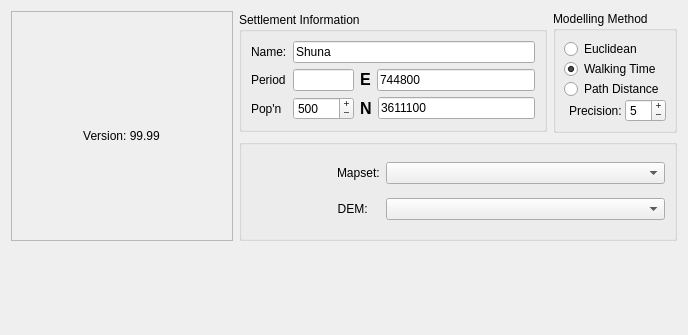
     <widget class="QWidget" name="main_tab">
      <attribute name="title">
       <string>Main</string>
      </attribute>
      <layout class="QGridLayout">
       <item row="0" column="0" rowspan="2">
        <widget class="QFrame" name="frame_2">
         <property name="sizePolicy">
          <sizepolicy hsizetype="Fixed" vsizetype="Fixed">
           <horstretch>0</horstretch>
           <verstretch>0</verstretch>
          </sizepolicy>
         </property>
         <property name="minimumSize">
          <size>
           <width>222</width>
           <height>230</height>
          </size>
         </property>
         <property name="toolTip">
          <string>&lt;html&gt;&lt;head&gt;&lt;meta name=&quot;qrichtext&quot; content=&quot;1&quot; /&gt;&lt;style type=&quot;text/css&quot;&gt;
p, li { white-space: pre-wrap; }
&lt;/style&gt;&lt;/head&gt;&lt;body style=&quot; font-family:'Sans Serif'; font-size:9pt; font-weight:400; font-style:normal; text-decoration:none;&quot;&gt;
&lt;p style=&quot; margin-top:0px; margin-bottom:0px; margin-left:0px; margin-right:0px; -qt-block-indent:0; text-indent:0px;&quot;&gt;&lt;span style=&quot; font-size:10pt; font-weight:600;&quot;&gt;To learn more about a feature or field in Landuse Analyst, you can do one of four things.&lt;/span&gt;&lt;/p&gt;
&lt;p style=&quot; margin-top:0px; margin-bottom:0px; margin-left:0px; margin-right:0px; -qt-block-indent:0; text-indent:0px;&quot;&gt;1. &lt;span style=&quot; font-size:10pt; color:#0000ff;&quot;&gt;Hover over it&lt;/span&gt; with your mouse arrow for a brief description (like you are doing now to see this)&lt;/p&gt;
&lt;p style=&quot; margin-top:0px; margin-bottom:0px; margin-left:0px; margin-right:0px; -qt-block-indent:0; text-indent:0px;&quot;&gt;2. Click the &lt;span style=&quot; font-size:12pt; font-weight:600; color:#0000ff;&quot;&gt;?&lt;/span&gt; in the top right of the main window and then click on the item you want detailed help for.&lt;/p&gt;
&lt;p style=&quot; margin-top:0px; margin-bottom:0px; margin-left:0px; margin-right:0px; -qt-block-indent:0; text-indent:0px;&quot;&gt; Click anywhere to make the help box go away.&lt;/p&gt;
&lt;p style=&quot; margin-top:0px; margin-bottom:0px; margin-left:0px; margin-right:0px; -qt-block-indent:0; text-indent:0px;&quot;&gt;3. RIght Click on the thing you want help for.  If there is detailed help for it, you will see a &lt;span style=&quot; font-weight:600; color:#0000ff;&quot;&gt;What is this?&lt;/span&gt; option that you can then click on.  Again, you can click anywhere to make the help box go away.&lt;/p&gt;
&lt;p style=&quot; margin-top:0px; margin-bottom:0px; margin-left:0px; margin-right:0px; -qt-block-indent:0; text-indent:0px;&quot;&gt;4. Go to the &lt;span style=&quot; font-weight:600; color:#0000ff;&quot;&gt;Help&lt;/span&gt; &lt;span style=&quot; font-weight:600; color:#0000ff;&quot;&gt;Tab&lt;/span&gt; and click on the item you want help with on the left for an even more detailed description of what things are and how they work&lt;/p&gt;&lt;/body&gt;&lt;/html&gt;</string>
         </property>
         <property name="whatsThis">
          <string>&lt;html&gt;&lt;head&gt;&lt;meta name=&quot;qrichtext&quot; content=&quot;1&quot; /&gt;&lt;style type=&quot;text/css&quot;&gt;
p, li { white-space: pre-wrap; }
&lt;/style&gt;&lt;/head&gt;&lt;body style=&quot; font-family:'Sans Serif'; font-size:9pt; font-weight:400; font-style:normal; text-decoration:none;&quot;&gt;
&lt;p style=&quot; margin-top:0px; margin-bottom:0px; margin-left:0px; margin-right:0px; -qt-block-indent:0; text-indent:0px;&quot;&gt;Landuse Analyst is a program that attempts to identify how much of the land surrounding an archaeological site would have been needed to sustain its population. &lt;a href=&quot;http://www.arkygeek.com/&quot;&gt;&lt;span style=&quot; text-decoration: underline; color:#0000ff;&quot;&gt;Land Analyst&lt;/span&gt;&lt;/a&gt;, is Free Open Source Software (FOSS). That means that this program is free software; you can redistribute it and/or modify it under the terms of the GNU General Public License as published by the Free Software Foundation; either version 2 of the License, or (at your option) any later version. &lt;/p&gt;
&lt;p style=&quot;-qt-paragraph-type:empty; margin-top:0px; margin-bottom:0px; margin-left:0px; margin-right:0px; -qt-block-indent:0; text-indent:0px;&quot;&gt;&lt;/p&gt;
&lt;p style=&quot; margin-top:0px; margin-bottom:0px; margin-left:0px; margin-right:0px; -qt-block-indent:0; text-indent:0px;&quot;&gt;This program is distributed in the hope that it will be useful, but WITHOUT ANY WARRANTY; without even the implied warranty of MERCHANTABILITY or FITNESS FOR A PARTICULAR PURPOSE. See the GNU General Public License for more details. &lt;/p&gt;&lt;/body&gt;&lt;/html&gt;</string>
         </property>
         <property name="frameShape">
          <enum>QFrame::StyledPanel</enum>
         </property>
         <property name="frameShadow">
          <enum>QFrame::Raised</enum>
         </property>
         <layout class="QGridLayout">
          <item row="0" column="0">
           <widget class="QLabel" name="label_17">
            <property name="sizePolicy">
             <sizepolicy hsizetype="Fixed" vsizetype="Fixed">
              <horstretch>0</horstretch>
              <verstretch>0</verstretch>
             </sizepolicy>
            </property>
            <property name="text">
             <string/>
            </property>
            <property name="pixmap">
             <pixmap resource="resources.qrc">:/la_icon.png</pixmap>
            </property>
            <property name="scaledContents">
             <bool>false</bool>
            </property>
           </widget>
          </item>
          <item row="1" column="0">
           <widget class="QLabel" name="lblVersion">
            <property name="text">
             <string>Version: 99.99</string>
            </property>
            <property name="alignment">
             <set>Qt::AlignCenter</set>
            </property>
           </widget>
          </item>
         </layout>
        </widget>
       </item>
       <item row="0" column="1">
        <widget class="QGroupBox" name="groupBoxManualSiteEntry">
         <property name="sizePolicy">
          <sizepolicy hsizetype="Preferred" vsizetype="Fixed">
           <horstretch>0</horstretch>
           <verstretch>0</verstretch>
          </sizepolicy>
         </property>
         <property name="toolTip">
          <string>&lt;html&gt;&lt;head&gt;&lt;meta name=&quot;qrichtext&quot; content=&quot;1&quot; /&gt;&lt;style type=&quot;text/css&quot;&gt;
p, li { white-space: pre-wrap; }
&lt;/style&gt;&lt;/head&gt;&lt;body style=&quot; font-family:'Sans Serif'; font-size:9pt; font-weight:400; font-style:normal; text-decoration:none;&quot;&gt;
&lt;p style=&quot; margin-top:0px; margin-bottom:0px; margin-left:0px; margin-right:0px; -qt-block-indent:0; text-indent:0px;&quot;&gt;The information entered here will be inserted as Meta-Data into the resulting maps.  However, Name and Period are optional.&lt;/p&gt;&lt;/body&gt;&lt;/html&gt;</string>
         </property>
         <property name="whatsThis">
          <string>&lt;html&gt;&lt;head&gt;&lt;meta name=&quot;qrichtext&quot; content=&quot;1&quot; /&gt;&lt;style type=&quot;text/css&quot;&gt;
p, li { white-space: pre-wrap; }
&lt;/style&gt;&lt;/head&gt;&lt;body style=&quot; font-family:'Sans Serif'; font-size:9pt; font-weight:400; font-style:normal; text-decoration:none;&quot;&gt;
&lt;p style=&quot; margin-top:0px; margin-bottom:0px; margin-left:0px; margin-right:0px; -qt-block-indent:0; text-indent:0px;&quot;&gt;The name of the site, it's period, and the estimated population.&lt;/p&gt;&lt;/body&gt;&lt;/html&gt;</string>
         </property>
         <property name="title">
          <string>Settlement Information</string>
         </property>
         <property name="checkable">
          <bool>false</bool>
         </property>
         <property name="checked">
          <bool>false</bool>
         </property>
         <layout class="QGridLayout">
          <item row="0" column="1" colspan="2">
           <widget class="QLineEdit" name="lineEditSiteName">
            <property name="sizePolicy">
             <sizepolicy hsizetype="Preferred" vsizetype="Fixed">
              <horstretch>2</horstretch>
              <verstretch>0</verstretch>
             </sizepolicy>
            </property>
            <property name="toolTip">
             <string>&lt;html&gt;&lt;head&gt;&lt;meta name=&quot;qrichtext&quot; content=&quot;1&quot; /&gt;&lt;style type=&quot;text/css&quot;&gt;
p, li { white-space: pre-wrap; }
&lt;/style&gt;&lt;/head&gt;&lt;body style=&quot; font-family:'Sans Serif'; font-size:9pt; font-weight:400; font-style:normal; text-decoration:none;&quot;&gt;
&lt;p style=&quot; margin-top:0px; margin-bottom:0px; margin-left:0px; margin-right:0px; -qt-block-indent:0; text-indent:0px;&quot;&gt;Enter the name of the site you are modelling here. &lt;/p&gt;&lt;/body&gt;&lt;/html&gt;</string>
            </property>
            <property name="text">
             <string>Shuna</string>
            </property>
           </widget>
          </item>
          <item row="2" column="1">
           <widget class="QSpinBox" name="sbPopulation">
            <property name="sizePolicy">
             <sizepolicy hsizetype="Fixed" vsizetype="Fixed">
              <horstretch>0</horstretch>
              <verstretch>0</verstretch>
             </sizepolicy>
            </property>
            <property name="toolTip">
             <string>&lt;html&gt;&lt;head&gt;&lt;meta name=&quot;qrichtext&quot; content=&quot;1&quot; /&gt;&lt;style type=&quot;text/css&quot;&gt;
p, li { white-space: pre-wrap; }
&lt;/style&gt;&lt;/head&gt;&lt;body style=&quot; font-family:'Sans Serif'; font-size:9pt; font-weight:400; font-style:normal; text-decoration:none;&quot;&gt;
&lt;p style=&quot; margin-top:0px; margin-bottom:0px; margin-left:0px; margin-right:0px; -qt-block-indent:0; text-indent:0px;&quot;&gt;Estimated population of the settlement (required)&lt;/p&gt;&lt;/body&gt;&lt;/html&gt;</string>
            </property>
            <property name="buttonSymbols">
             <enum>QAbstractSpinBox::PlusMinus</enum>
            </property>
            <property name="minimum">
             <number>1</number>
            </property>
            <property name="maximum">
             <number>20000</number>
            </property>
            <property name="singleStep">
             <number>1</number>
            </property>
            <property name="value">
             <number>500</number>
            </property>
           </widget>
          </item>
          <item row="1" column="1">
           <widget class="QLineEdit" name="lineEditPeriod">
            <property name="sizePolicy">
             <sizepolicy hsizetype="Preferred" vsizetype="Fixed">
              <horstretch>254</horstretch>
              <verstretch>0</verstretch>
             </sizepolicy>
            </property>
           </widget>
          </item>
          <item row="0" column="0">
           <widget class="QLabel" name="textLabel2_4">
            <property name="text">
             <string>Name:</string>
            </property>
            <property name="wordWrap">
             <bool>false</bool>
            </property>
           </widget>
          </item>
          <item row="1" column="0">
           <widget class="QLabel" name="label">
            <property name="text">
             <string>Period</string>
            </property>
           </widget>
          </item>
          <item row="2" column="0">
           <widget class="QLabel" name="label5">
            <property name="text">
             <string>Pop'n</string>
            </property>
            <property name="wordWrap">
             <bool>false</bool>
            </property>
           </widget>
          </item>
          <item row="1" column="2">
           <layout class="QHBoxLayout">
            <item>
             <widget class="QLabel" name="label_6">
              <property name="toolTip">
               <string>&lt;html&gt;&lt;head&gt;&lt;meta name=&quot;qrichtext&quot; content=&quot;1&quot; /&gt;&lt;style type=&quot;text/css&quot;&gt;
p, li { white-space: pre-wrap; }
&lt;/style&gt;&lt;/head&gt;&lt;body style=&quot; font-family:'Sans Serif'; font-size:9pt; font-weight:400; font-style:normal; text-decoration:none;&quot;&gt;
&lt;p style=&quot; margin-top:0px; margin-bottom:0px; margin-left:0px; margin-right:0px; -qt-block-indent:0; text-indent:0px;&quot;&gt;Easting&lt;/p&gt;&lt;/body&gt;&lt;/html&gt;</string>
              </property>
              <property name="text">
               <string>&lt;html&gt;&lt;head&gt;&lt;meta name=&quot;qrichtext&quot; content=&quot;1&quot; /&gt;&lt;style type=&quot;text/css&quot;&gt;
p, li { white-space: pre-wrap; }
&lt;/style&gt;&lt;/head&gt;&lt;body style=&quot; font-family:'Sans Serif'; font-size:9pt; font-weight:400; font-style:normal; text-decoration:none;&quot;&gt;
&lt;p style=&quot; margin-top:0px; margin-bottom:0px; margin-left:0px; margin-right:0px; -qt-block-indent:0; text-indent:0px;&quot;&gt;&lt;span style=&quot; font-size:12pt; font-weight:600;&quot;&gt;E&lt;/span&gt;&lt;/p&gt;&lt;/body&gt;&lt;/html&gt;</string>
              </property>
             </widget>
            </item>
            <item>
             <widget class="QLineEdit" name="lineEditEasting">
              <property name="toolTip">
               <string>&lt;html&gt;&lt;head&gt;&lt;meta name=&quot;qrichtext&quot; content=&quot;1&quot; /&gt;&lt;style type=&quot;text/css&quot;&gt;
p, li { white-space: pre-wrap; }
&lt;/style&gt;&lt;/head&gt;&lt;body style=&quot; font-family:'Sans Serif'; font-size:9pt; font-weight:400; font-style:normal; text-decoration:none;&quot;&gt;
&lt;p style=&quot; margin-top:0px; margin-bottom:0px; margin-left:0px; margin-right:0px; -qt-block-indent:0; text-indent:0px;&quot;&gt;Easting (required)&lt;/p&gt;&lt;/body&gt;&lt;/html&gt;</string>
              </property>
              <property name="whatsThis">
               <string>&lt;html&gt;&lt;head&gt;&lt;meta name=&quot;qrichtext&quot; content=&quot;1&quot; /&gt;&lt;style type=&quot;text/css&quot;&gt;
p, li { white-space: pre-wrap; }
&lt;/style&gt;&lt;/head&gt;&lt;body style=&quot; font-family:'Sans Serif'; font-size:9pt; font-weight:400; font-style:normal; text-decoration:none;&quot;&gt;
&lt;p style=&quot; margin-top:0px; margin-bottom:0px; margin-left:0px; margin-right:0px; -qt-block-indent:0; text-indent:0px;&quot;&gt;The Easting of the site. Be sure you are using the same coordinate system as you do when creating your land suitability mask files!&lt;/p&gt;&lt;/body&gt;&lt;/html&gt;</string>
              </property>
              <property name="text">
               <string>744800</string>
              </property>
             </widget>
            </item>
           </layout>
          </item>
          <item row="2" column="2">
           <layout class="QHBoxLayout">
            <item>
             <widget class="QLabel" name="label_22">
              <property name="toolTip">
               <string>&lt;html&gt;&lt;head&gt;&lt;meta name=&quot;qrichtext&quot; content=&quot;1&quot; /&gt;&lt;style type=&quot;text/css&quot;&gt;
p, li { white-space: pre-wrap; }
&lt;/style&gt;&lt;/head&gt;&lt;body style=&quot; font-family:'Sans Serif'; font-size:9pt; font-weight:400; font-style:normal; text-decoration:none;&quot;&gt;
&lt;p style=&quot; margin-top:0px; margin-bottom:0px; margin-left:0px; margin-right:0px; -qt-block-indent:0; text-indent:0px;&quot;&gt;Northing&lt;/p&gt;&lt;/body&gt;&lt;/html&gt;</string>
              </property>
              <property name="text">
               <string>&lt;html&gt;&lt;head&gt;&lt;meta name=&quot;qrichtext&quot; content=&quot;1&quot; /&gt;&lt;style type=&quot;text/css&quot;&gt;
p, li { white-space: pre-wrap; }
&lt;/style&gt;&lt;/head&gt;&lt;body style=&quot; font-family:'Sans Serif'; font-size:9pt; font-weight:400; font-style:normal; text-decoration:none;&quot;&gt;
&lt;p style=&quot; margin-top:0px; margin-bottom:0px; margin-left:0px; margin-right:0px; -qt-block-indent:0; text-indent:0px;&quot;&gt;&lt;span style=&quot; font-size:12pt; font-weight:600;&quot;&gt;N&lt;/span&gt;&lt;/p&gt;&lt;/body&gt;&lt;/html&gt;</string>
              </property>
             </widget>
            </item>
            <item>
             <widget class="QLineEdit" name="lineEditNorthing">
              <property name="toolTip">
               <string>&lt;html&gt;&lt;head&gt;&lt;meta name=&quot;qrichtext&quot; content=&quot;1&quot; /&gt;&lt;style type=&quot;text/css&quot;&gt;
p, li { white-space: pre-wrap; }
&lt;/style&gt;&lt;/head&gt;&lt;body style=&quot; font-family:'Sans Serif'; font-size:9pt; font-weight:400; font-style:normal; text-decoration:none;&quot;&gt;
&lt;p style=&quot; margin-top:0px; margin-bottom:0px; margin-left:0px; margin-right:0px; -qt-block-indent:0; text-indent:0px;&quot;&gt;Northing (required)&lt;/p&gt;&lt;/body&gt;&lt;/html&gt;</string>
              </property>
              <property name="whatsThis">
               <string>&lt;html&gt;&lt;head&gt;&lt;meta name=&quot;qrichtext&quot; content=&quot;1&quot; /&gt;&lt;style type=&quot;text/css&quot;&gt;
p, li { white-space: pre-wrap; }
&lt;/style&gt;&lt;/head&gt;&lt;body style=&quot; font-family:'Sans Serif'; font-size:9pt; font-weight:400; font-style:normal; text-decoration:none;&quot;&gt;
&lt;p style=&quot; margin-top:0px; margin-bottom:0px; margin-left:0px; margin-right:0px; -qt-block-indent:0; text-indent:0px;&quot;&gt;The Northing of the site. Be sure you are using the same coordinate system as you do when creating your land suitability mask files!&lt;/p&gt;&lt;/body&gt;&lt;/html&gt;</string>
              </property>
              <property name="text">
               <string>3611100</string>
              </property>
             </widget>
            </item>
           </layout>
          </item>
         </layout>
        </widget>
       </item>
       <item row="0" column="2">
        <widget class="QGroupBox" name="model_method_box">
         <property name="sizePolicy">
          <sizepolicy hsizetype="Fixed" vsizetype="Fixed">
           <horstretch>0</horstretch>
           <verstretch>0</verstretch>
          </sizepolicy>
         </property>
         <property name="whatsThis">
          <string>&lt;html&gt;&lt;head&gt;&lt;meta name=&quot;qrichtext&quot; content=&quot;1&quot; /&gt;&lt;style type=&quot;text/css&quot;&gt;
p, li { white-space: pre-wrap; }
&lt;/style&gt;&lt;/head&gt;&lt;body style=&quot; font-family:'Sans Serif'; font-size:9pt; font-weight:400; font-style:normal; text-decoration:none;&quot;&gt;
&lt;p style=&quot; margin-top:0px; margin-bottom:0px; margin-left:0px; margin-right:0px; -qt-block-indent:0; text-indent:0px;&quot;&gt;Landuse Analyst currently offers three types of analysis. Here you select which one you want to use.&lt;/p&gt;
&lt;p style=&quot; margin-top:12px; margin-bottom:12px; margin-left:0px; margin-right:0px; -qt-block-indent:0; text-indent:0px;&quot;&gt;Euclidean method starts looking for suitable land at the site and moves outwards from that point 'as the crow flies'. In other words, using Euclidean geometry (or even more simply, it draws circles!)&lt;/p&gt;
&lt;p style=&quot; margin-top:12px; margin-bottom:12px; margin-left:0px; margin-right:0px; -qt-block-indent:0; text-indent:0px;&quot;&gt;Walking Time method uses the same basic principle except that it moves outward from the site based on walking time instead of distance. This method is probably the most realistic scenario to run, but it is interesting to compare the results of the three different methods.&lt;/p&gt;
&lt;p style=&quot; margin-top:12px; margin-bottom:12px; margin-left:0px; margin-right:0px; -qt-block-indent:0; text-indent:0px;&quot;&gt;Path Distance is very similar to Eucidean, except that this method considers topography when calculating distance from the site.&lt;/p&gt;&lt;/body&gt;&lt;/html&gt;</string>
         </property>
         <property name="title">
          <string>Modelling Method</string>
         </property>
         <layout class="QGridLayout">
          <property name="leftMargin">
           <number>8</number>
          </property>
          <property name="topMargin">
           <number>8</number>
          </property>
          <property name="rightMargin">
           <number>8</number>
          </property>
          <property name="bottomMargin">
           <number>8</number>
          </property>
          <property name="spacing">
           <number>0</number>
          </property>
          <item row="3" column="0">
           <layout class="QHBoxLayout">
            <property name="spacing">
             <number>0</number>
            </property>
            <item>
             <widget class="QLabel" name="label_2">
              <property name="toolTip">
               <string>&lt;html&gt;&lt;head&gt;&lt;meta name=&quot;qrichtext&quot; content=&quot;1&quot; /&gt;&lt;style type=&quot;text/css&quot;&gt;
p, li { white-space: pre-wrap; }
&lt;/style&gt;&lt;/head&gt;&lt;body style=&quot; font-family:'Sans Serif'; font-size:9pt; font-weight:400; font-style:normal; text-decoration:none;&quot;&gt;
&lt;p style=&quot; margin-top:0px; margin-bottom:0px; margin-left:0px; margin-right:0px; -qt-block-indent:0; text-indent:0px;&quot;&gt;The smaller the value, the longer it will take to calculate the results!&lt;/p&gt;&lt;/body&gt;&lt;/html&gt;</string>
              </property>
              <property name="whatsThis">
               <string>&lt;html&gt;&lt;head&gt;&lt;meta name=&quot;qrichtext&quot; content=&quot;1&quot; /&gt;&lt;style type=&quot;text/css&quot;&gt;
p, li { white-space: pre-wrap; }
&lt;/style&gt;&lt;/head&gt;&lt;body style=&quot; font-family:'Sans Serif'; font-size:9pt; font-weight:400; font-style:normal; text-decoration:none;&quot;&gt;
&lt;p style=&quot; margin-top:0px; margin-bottom:0px; margin-left:0px; margin-right:0px; -qt-block-indent:0; text-indent:0px;&quot;&gt;Landuse Analyst finds suitable land contained with a boundary around the site. This boundary is different for each modelling method, but the process is identical. Once this boundary has been determined, it looks inside and calcualtes the total area of suitable land and compares it to the Area Target. If the area of suitable land contained within this boundary falls within the range set by Model Precision, it has found the solution. If it is under this range, however, the boundary is moved outwards, and the process repeats until enough suitable land has been found.&lt;/p&gt;&lt;/body&gt;&lt;/html&gt;</string>
              </property>
              <property name="text">
               <string>Precision: </string>
              </property>
              <property name="alignment">
               <set>Qt::AlignRight|Qt::AlignTrailing|Qt::AlignVCenter</set>
              </property>
             </widget>
            </item>
            <item>
             <widget class="QSpinBox" name="sbModelPrecision">
              <property name="sizePolicy">
               <sizepolicy hsizetype="Fixed" vsizetype="Fixed">
                <horstretch>0</horstretch>
                <verstretch>0</verstretch>
               </sizepolicy>
              </property>
              <property name="toolTip">
               <string>&lt;html&gt;&lt;head&gt;&lt;meta name=&quot;qrichtext&quot; content=&quot;1&quot; /&gt;&lt;style type=&quot;text/css&quot;&gt;
p, li { white-space: pre-wrap; }
&lt;/style&gt;&lt;/head&gt;&lt;body style=&quot; font-family:'Sans Serif'; font-size:9pt; font-weight:400; font-style:normal; text-decoration:none;&quot;&gt;
&lt;p style=&quot; margin-top:0px; margin-bottom:0px; margin-left:0px; margin-right:0px; -qt-block-indent:0; text-indent:0px;&quot;&gt;The smaller the value, the longer it will take to calculate the results!&lt;/p&gt;&lt;/body&gt;&lt;/html&gt;</string>
              </property>
              <property name="whatsThis">
               <string>&lt;html&gt;&lt;head&gt;&lt;meta name=&quot;qrichtext&quot; content=&quot;1&quot; /&gt;&lt;style type=&quot;text/css&quot;&gt;
p, li { white-space: pre-wrap; }
&lt;/style&gt;&lt;/head&gt;&lt;body style=&quot; font-family:'Sans Serif'; font-size:9pt; font-weight:400; font-style:normal; text-decoration:none;&quot;&gt;
&lt;p style=&quot; margin-top:0px; margin-bottom:0px; margin-left:0px; margin-right:0px; -qt-block-indent:0; text-indent:0px;&quot;&gt;Landuse Analyst finds suitable land contained with a boundary around the site. This boundary is different for each modelling method, but the process is identical. Once this boundary has been determined, it looks inside and calcualtes the total area of suitable land and compares it to the Area Target. If the area of suitable land contained within this boundary falls within the range set by Model Precision, it has found the solution. If it is under this range, however, the boundary is moved outwards, and the process repeats until enough suitable land has been found.&lt;/p&gt;&lt;/body&gt;&lt;/html&gt;</string>
              </property>
              <property name="buttonSymbols">
               <enum>QAbstractSpinBox::PlusMinus</enum>
              </property>
              <property name="minimum">
               <number>1</number>
              </property>
              <property name="maximum">
               <number>50</number>
              </property>
              <property name="value">
               <number>5</number>
              </property>
             </widget>
            </item>
           </layout>
          </item>
          <item row="2" column="0">
           <widget class="QRadioButton" name="radioButtonPathDistance">
            <property name="toolTip">
             <string>&lt;html&gt;&lt;head&gt;&lt;meta name=&quot;qrichtext&quot; content=&quot;1&quot; /&gt;&lt;style type=&quot;text/css&quot;&gt;
p, li { white-space: pre-wrap; }
&lt;/style&gt;&lt;/head&gt;&lt;body style=&quot; font-family:'Sans Serif'; font-size:9pt; font-weight:400; font-style:normal; text-decoration:none;&quot;&gt;
&lt;p style=&quot; margin-top:0px; margin-bottom:0px; margin-left:0px; margin-right:0px; -qt-block-indent:0; text-indent:0px;&quot;&gt;Calculate catchment by growing distance based on path distance (considers topography)&lt;/p&gt;&lt;/body&gt;&lt;/html&gt;</string>
            </property>
            <property name="whatsThis">
             <string>&lt;html&gt;&lt;head&gt;&lt;meta name=&quot;qrichtext&quot; content=&quot;1&quot; /&gt;&lt;style type=&quot;text/css&quot;&gt;
p, li { white-space: pre-wrap; }
&lt;/style&gt;&lt;/head&gt;&lt;body style=&quot; font-family:'Sans Serif'; font-size:9pt; font-weight:400; font-style:normal; text-decoration:none;&quot;&gt;
&lt;p style=&quot; margin-top:0px; margin-bottom:0px; margin-left:0px; margin-right:0px; -qt-block-indent:0; text-indent:0px;&quot;&gt;When Path Distance is selected, a cost map for the area is created that calculates how far it is  to all areas of the map from the site.  This is very similar to Eucidean, except that path distance considers topography.  The program then calculates area contained within a certain distance of the site.  If the derived area is insufficient to support the population, the distance is increased, and it tries again.  This repeats until the required area is contained.&lt;/p&gt;&lt;/body&gt;&lt;/html&gt;</string>
            </property>
            <property name="text">
             <string>Path Distance</string>
            </property>
           </widget>
          </item>
          <item row="1" column="0">
           <widget class="QRadioButton" name="radioButtonWalkingTime">
            <property name="toolTip">
             <string>Calculate catchment by growing distance based on walking time</string>
            </property>
            <property name="whatsThis">
             <string>&lt;html&gt;&lt;head&gt;&lt;meta name=&quot;qrichtext&quot; content=&quot;1&quot; /&gt;&lt;style type=&quot;text/css&quot;&gt;
p, li { white-space: pre-wrap; }
&lt;/style&gt;&lt;/head&gt;&lt;body style=&quot; font-family:'Sans Serif'; font-size:9pt; font-weight:400; font-style:normal; text-decoration:none;&quot;&gt;
&lt;p style=&quot; margin-top:0px; margin-bottom:0px; margin-left:0px; margin-right:0px; -qt-block-indent:0; text-indent:0px;&quot;&gt;When Walking Time is selected, a cost map for the area is created that predicts how long it takes to get to any area on the map from the settlement.  The program then calculates the suitable area contained within the time it takes to walk.  If the derived area is insufficient to support the population, the walking time is increased, and it tries again.  This repeats until the required area is contained.  This method is probably the most realistic scenario to run, but it is interesting to compare the results of the three different methods.&lt;/p&gt;&lt;/body&gt;&lt;/html&gt;</string>
            </property>
            <property name="text">
             <string>Walking Time</string>
            </property>
            <property name="checked">
             <bool>true</bool>
            </property>
           </widget>
          </item>
          <item row="0" column="0">
           <widget class="QRadioButton" name="radioButtonEuclidean">
            <property name="toolTip">
             <string>&lt;html&gt;&lt;head&gt;&lt;meta name=&quot;qrichtext&quot; content=&quot;1&quot; /&gt;&lt;style type=&quot;text/css&quot;&gt;
p, li { white-space: pre-wrap; }
&lt;/style&gt;&lt;/head&gt;&lt;body style=&quot; font-family:'Sans Serif'; font-size:9pt; font-weight:400; font-style:normal; text-decoration:none;&quot;&gt;
&lt;p style=&quot; margin-top:0px; margin-bottom:0px; margin-left:0px; margin-right:0px; -qt-block-indent:0; text-indent:0px;&quot;&gt;Calculate catchment by growing distance based on distance from the site ('as the crow flies')&lt;/p&gt;&lt;/body&gt;&lt;/html&gt;</string>
            </property>
            <property name="whatsThis">
             <string>&lt;html&gt;&lt;head&gt;&lt;meta name=&quot;qrichtext&quot; content=&quot;1&quot; /&gt;&lt;style type=&quot;text/css&quot;&gt;
p, li { white-space: pre-wrap; }
&lt;/style&gt;&lt;/head&gt;&lt;body style=&quot; font-family:'Sans Serif'; font-size:9pt; font-weight:400; font-style:normal; text-decoration:none;&quot;&gt;
&lt;p style=&quot; margin-top:0px; margin-bottom:0px; margin-left:0px; margin-right:0px; -qt-block-indent:0; text-indent:0px;&quot;&gt;When Euclidean is selected, a cost map for the area is created that calculates how far it is  to all areas of the map from the site.  This distance does NOT consider topography.  In other words, it is simply as the crow flies.  The program then calculates area contained within a certain distance of the site.  If the derived area is insufficient to support the population, the distance is increased, and it tries again.  This repeats until the required area is contained.&lt;/p&gt;&lt;/body&gt;&lt;/html&gt;</string>
            </property>
            <property name="text">
             <string>Euclidean</string>
            </property>
            <property name="checked">
             <bool>false</bool>
            </property>
           </widget>
          </item>
         </layout>
        </widget>
       </item>
       <item row="1" column="1" colspan="2">
        <widget class="QGroupBox" name="gbxGrass">
         <property name="title">
          <string/>
         </property>
         <layout class="QGridLayout">
          <item row="0" column="0" rowspan="2">
           <widget class="QLabel" name="lblGrass">
            <property name="maximumSize">
             <size>
              <width>80</width>
              <height>80</height>
             </size>
            </property>
            <property name="text">
             <string/>
            </property>
            <property name="pixmap">
             <pixmap resource="resources.qrc">:/icona_grass.gif</pixmap>
            </property>
            <property name="scaledContents">
             <bool>true</bool>
            </property>
           </widget>
          </item>
          <item row="0" column="1">
           <widget class="QLabel" name="label_29">
            <property name="sizePolicy">
             <sizepolicy hsizetype="Fixed" vsizetype="Preferred">
              <horstretch>0</horstretch>
              <verstretch>0</verstretch>
             </sizepolicy>
            </property>
            <property name="text">
             <string>Mapset:</string>
            </property>
           </widget>
          </item>
          <item row="0" column="2">
           <widget class="QComboBox" name="cboMapSet"/>
          </item>
          <item row="1" column="1">
           <widget class="QLabel" name="label_24">
            <property name="sizePolicy">
             <sizepolicy hsizetype="Fixed" vsizetype="Preferred">
              <horstretch>0</horstretch>
              <verstretch>0</verstretch>
             </sizepolicy>
            </property>
            <property name="text">
             <string>DEM: </string>
            </property>
            <property name="alignment">
             <set>Qt::AlignRight|Qt::AlignTrailing|Qt::AlignVCenter</set>
            </property>
           </widget>
          </item>
          <item row="1" column="2">
           <widget class="QComboBox" name="cboDEM"/>
          </item>
         </layout>
        </widget>
       </item>
       <item row="2" column="1">
        <spacer>
         <property name="orientation">
          <enum>Qt::Vertical</enum>
         </property>
         <property name="sizeHint" stdset="0">
          <size>
           <width>308</width>
           <height>83</height>
          </size>
         </property>
        </spacer>
       </item>
      </layout>
     </widget>
